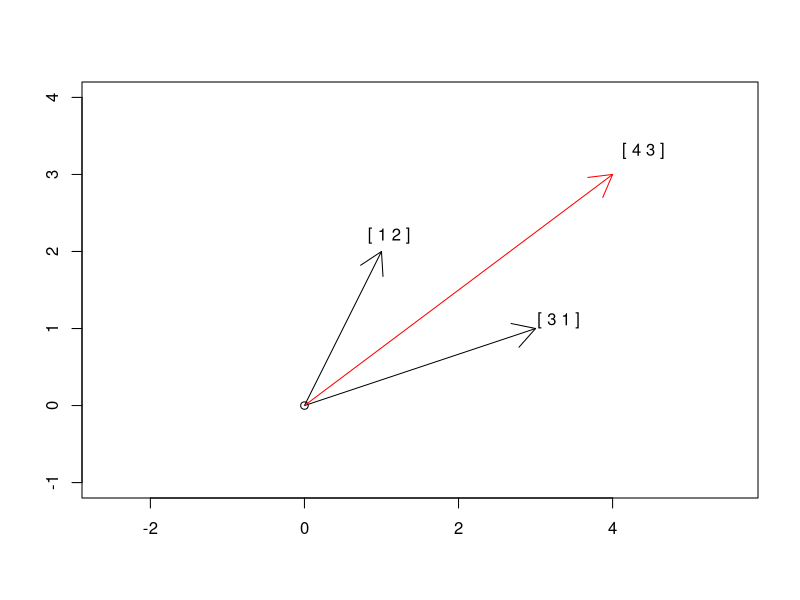
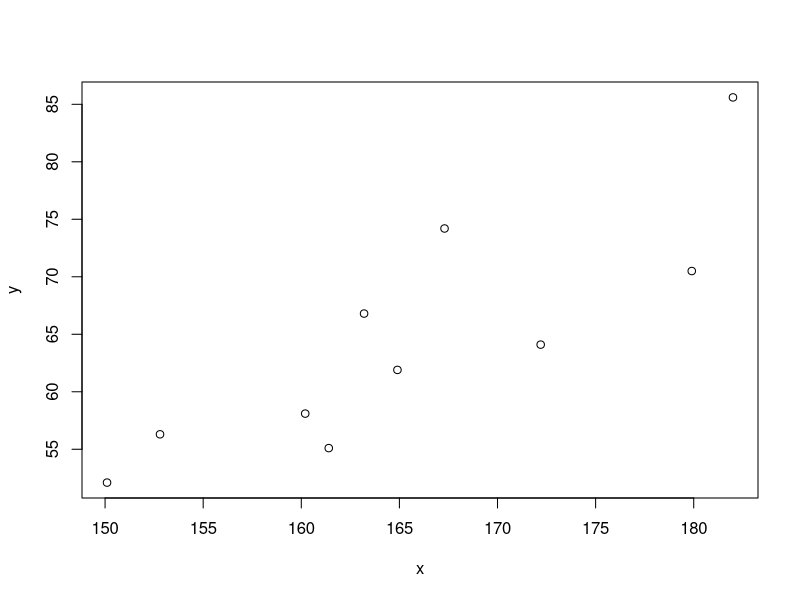
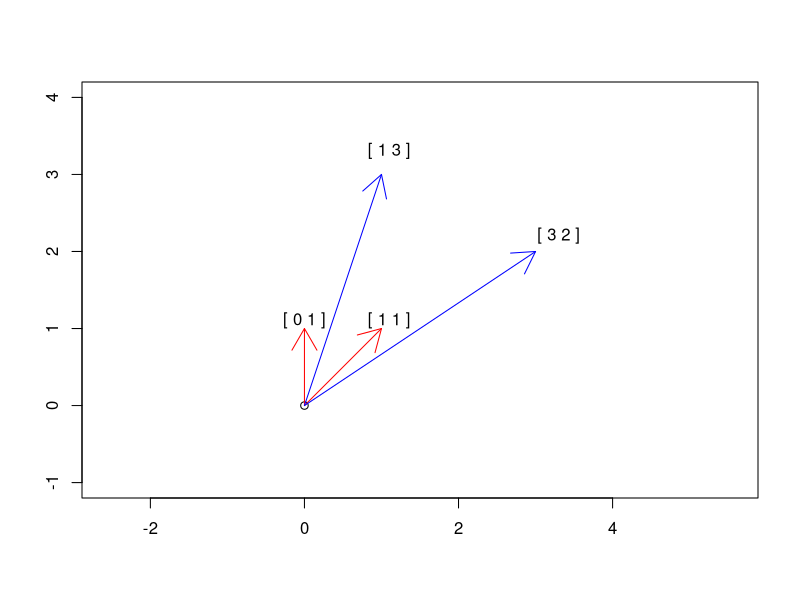
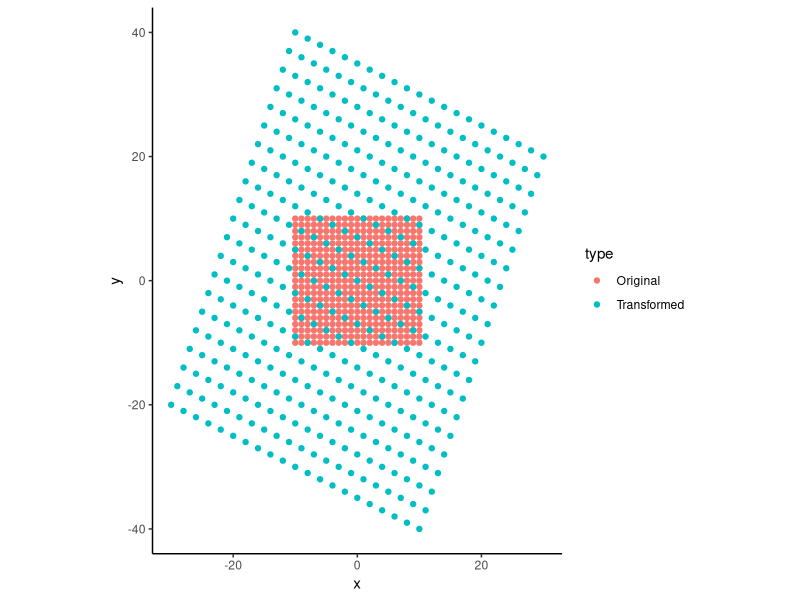

Generate these figures, in order, with R:
## ---- chunk 1
knitr::opts_chunk$set(echo = TRUE)
## ---- chunk 2
a <- c(3, 1)
b <- c(1, 2)
c <- a + b
## ---- chunk 3
print(paste(c("a + b = [", a + b, "]"), collapse = " "))
print(paste(c("a - b = [", a - b, "]"), collapse = " "))
print(paste(c("3a + 2b = [", 3 * a + 2 * b, "]"), collapse = " "))
## ---- chunk 4
plot(0, 0, xlim=c(-1, 4), ylim=c(-1, 4), asp=1, xlab = "", ylab = "")
arrows(0, 0, x1 = a[1], y1 = a[2]); text(a[1]*1.1, a[2]*1.1, paste("[", a[1], a[2], "]"))
arrows(0, 0, x1 = b[1], y1 = b[2]); text(b[1]*1.1, b[2]*1.1, paste("[", b[1], b[2], "]"))
arrows(0, 0, x1 = c[1], y1 = c[2],col="red"); text(c[1]*1.1, c[2]*1.1, paste("[", c[1], c[2], "]"))
## ---- chunk 5
print(paste("a . b =", a %*% b))
print(paste("||a|| = ", norm(a, type = "2")))
print(paste("||b|| = ", norm(b, type = "2")))
## ---- chunk 6
x <- c(152.8, 150.1, 182, 163.2, 167.3, 160.2, 164.9, 161.4, 179.9, 172.2)
y <- c(56.3, 52.1, 85.6, 66.8, 74.2, 58.1, 61.9, 55.1, 70.5, 64.1)
plot(x, y)
## ---- chunk 7
x_cen <- x - mean(x)
y_cen <- y - mean(y)
## ---- chunk 8
s_xy <- (x_cen %*% y_cen) / length(x_cen)
s_x <- norm(x_cen, type = "2") / sqrt(length(x_cen))
s_y <- norm(y_cen, type = "2") / sqrt(length(y_cen))

print(paste("s_xy =", s_xy))
print(paste("s_x =", s_x))
print(paste("s_y =", s_y))
print(paste("r_xy =", s_xy / (s_x * s_y)))
## ---- chunk 9
A <- matrix(c(2, 4, 1, -6, -3, 5), nrow = 2, ncol = 3)
B <- matrix(c(1, 3, 3, 0, 4, -1), nrow = 2, ncol = 3)
## ---- chunk 10
t(A)
## ---- chunk 11
A + B
A - B
2 * A + 3 * B
## ---- chunk 12
A %*% t(B)
t(A) %*% B
## ---- chunk 13
P <- matrix(c(2, -1, 1, 3), nrow = 2, ncol = 2)
a <- c(1, 1)
b <- c(0, 1)
c <- P %*% a
d <- P %*% b

plot(0, 0, xlim=c(-1, 4), ylim=c(-1, 4), asp=1, xlab = "", ylab = "")
arrows(0, 0, x1 = a[1], y1 = a[2], col="red"); text(a[1]*1.1, a[2]*1.1, paste("[", a[1], a[2], "]"))
arrows(0, 0, x1 = b[1], y1 = b[2], col="red"); text(b[1]*1.1, b[2]*1.1, paste("[", b[1], b[2], "]"))
arrows(0, 0, x1 = c[1], y1 = c[2], col="blue"); text(c[1]*1.1, c[2]*1.1, paste("[", c[1], c[2], "]"))
arrows(0, 0, x1 = d[1], y1 = d[2], col="blue"); text(d[1]*1.1, d[2]*1.1, paste("[", d[1], d[2], "]"))
## ---- chunk 14
library(tidyverse)

cardesian <- expand.grid(x = seq(-10,10,1), y = seq(-10,10,1))

trans <- cardesian
for (i in 1:nrow(cardesian)) {
  trans[i,]<-P %*% t(as.matrix(cardesian[i,]))
}

# 一気にやる場合
# A %*% t(cardesian) %>% 
#   t() %>% as_tibble() %>% 
#   rename(x = V1, y = V2) -> trans

bind_rows("Original" = cardesian,
          "Transformed" = trans,
          .id = "type") %>%
  ggplot() +
  geom_point(aes(x=x,y=y,color=type)) +
  coord_fixed() +
  theme_classic()
## ---- chunk 15
x <- c(152.8, 150.1, 182, 163.2, 167.3, 160.2, 164.9, 161.4, 179.9, 172.2)
y <- c(56.3, 52.1, 85.6, 66.8, 74.2, 58.1, 61.9, 55.1, 70.5, 64.1)
x_cen <- x - mean(x)
y_cen <- y - mean(y)
X <- cbind(x_cen, y_cen)

nrow(X)^(-1) * t(X) %*% X
